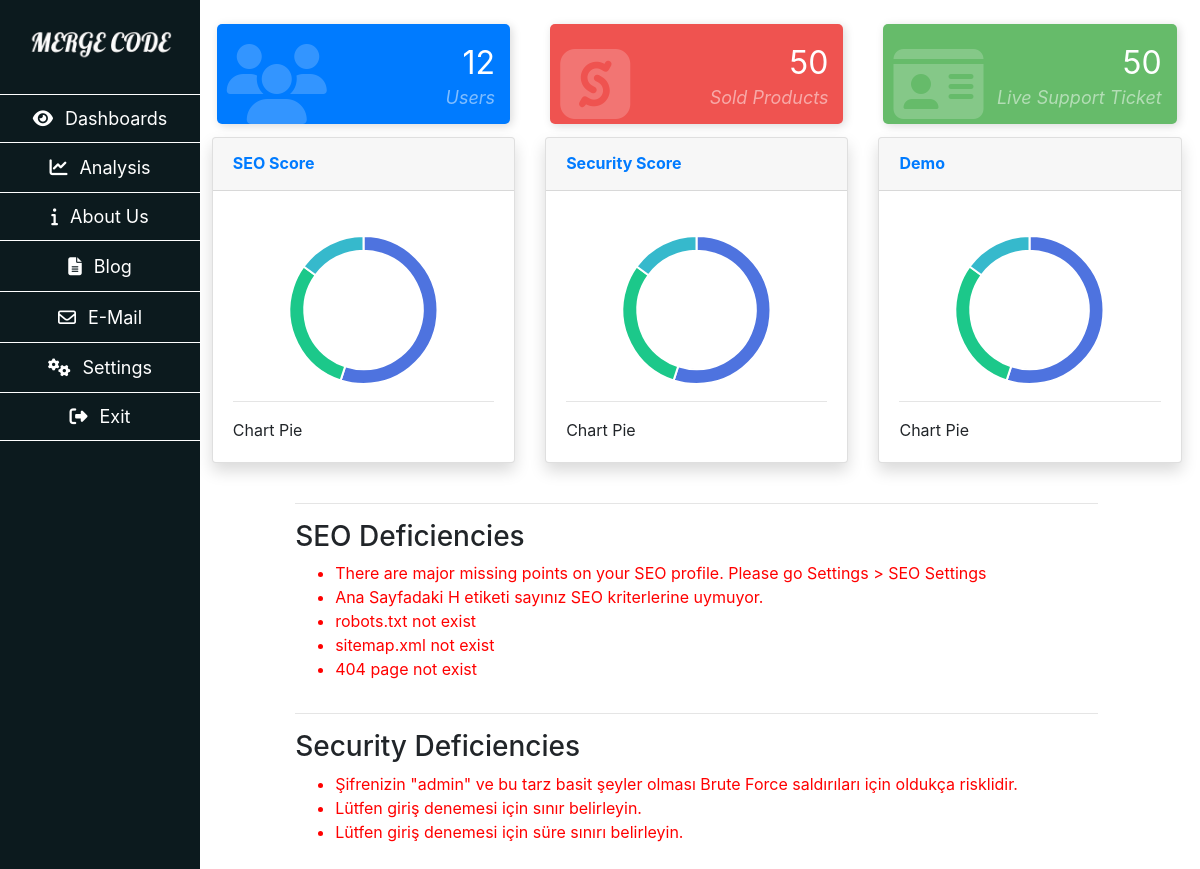
/mc-admin/index.php (signed in), run on an earlier commit of the app's database.
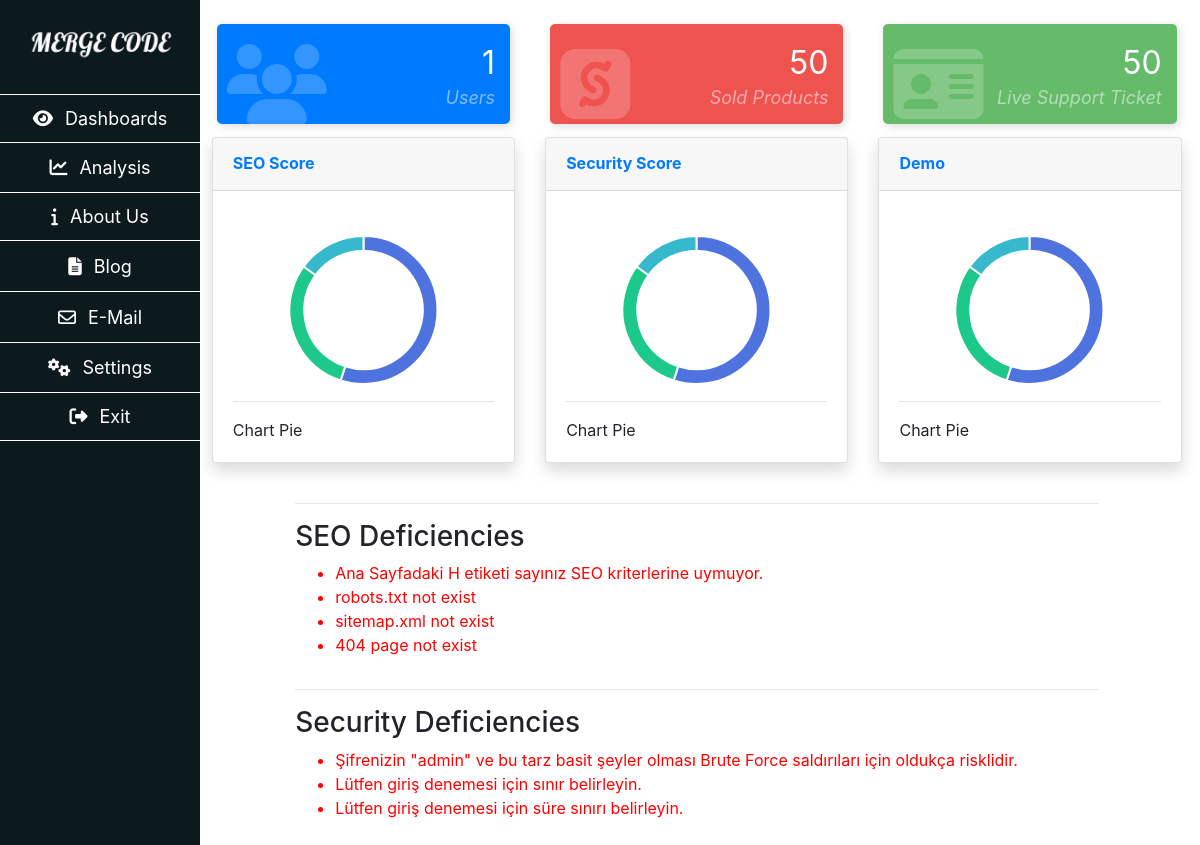
And on a later commit of the database.
### tables this page shows
CREATE TABLE IF NOT EXISTS `users` (
  `id` int(11) NOT NULL AUTO_INCREMENT,
  `username` varchar(25) NOT NULL,
  `password` varchar(32) NOT NULL,
  `email` varchar(100) NOT NULL,
  `email_status` int(11) NOT NULL DEFAULT '1',
  PRIMARY KEY (`id`),
  UNIQUE KEY `email` (`email`)
);

### mc-admin/index.php (the view, shortened to what the changed rows need)
<?php include("header.php");
	$user_query = $conn->query("SELECT * FROM users ORDER BY id DESC");
	while($read_user=mysqli_fetch_array($user_query)){
		$usersay = $read_user["id"];
		break;
	}
	$seo_query = $conn->query("SELECT * FROM seo");
	while ($read_seo = mysqli_fetch_array($seo_query)) {
		$title = $read_seo["title"];
		$descrip = $read_seo["descrip"];
		$keywords = $read_seo["keywords"];
		$analytics = $read_seo["analytics"];
	}
	$x = explode("\n",$read);
	for ($i=0, $h1=0; $i < $satirsay ; $i++) {
		if(stristr($x[$i], "<h1>")){
			$h1++;
		}
	}
	for ($i=0, $h2=0; $i < $satirsay ; $i++) {
		if(stristr($x[$i], "<h2>")){
			$h2++;
		}
	}
	for ($i=0, $h3=0; $i < $satirsay ; $i++) {
		if(stristr($x[$i], "<h3>")){
			$h3++;
		}
	}
	if($h1!=1 || $h2==0 || $h2>4 || $h3==0 || $h3>4 ){
		$h_error = 1;
	}
	else {
		$h_error = 0;
	}
?>
<div class="container-fluid h-100">
	<div class="row h-100">
			<?php include("sidebar-mobile.php"); ?>
		<div id="main-content" class="col-lg-10 col-md-10 col-sm-12 col-xs-12">
			<div class="row card-css">
	          	<div class="col-xl-4 col-md-4 col-sm-12 col-xs-12">
	            	<div class="card-counter primary">
	             		<i class="fa fa-users"></i>
	              		<span class="count-numbers"><?php echo $usersay; ?></span>
	              		<span class="count-name"><?php echo $lang["index-box-1"];?></span>
	            	</div>
	          	</div>
	        </div>
	        <div class="row justify-content-center">
	        	<div class="col-10">
		        	<ul>
			        	<?php
			        		if(!$title || !$descrip || !$keywords || !$analytics){
			        			echo '<li style="color: red;">'.$lang["missing-seo-content"].'</li>';
			        		}
			        		if($h_error){
			        			echo '<li style="color: red;">'.$lang["wrong-h-tag"].'</li>';
			        		}
			        		if(!file_exists("../robots.txt")){
			        			echo '<li style="color: red;">'.$lang["robots-txt-not-exist"].'</li>';
			        		}
			        		if(!file_exists("../sitemap.xml")){
			        			echo '<li style="color: red;">'.$lang["sitemap-xml-not-exist"].'</li>';
			        		}
			        		if(!file_exists("../404.php") && !file_exists("../404.html") && !file_exists("../404.htm")){
			        			echo '<li style="color: red;">'.$lang["404-not-exist"].'</li>';
			        		}
			        	?>
		        	</ul>
	        	</div>
	        </div>
		</div>
	</div>
</div>
<?php include("footer.php"); ?>

What changed in the data, as far as the page shows it:
removed users: id "12"
now on this page (row unchanged): users: id "1"
Also different on the page:
$lang["missing-seo-content"]: "There are major missing points on your SEO profile. Please go Settings > SEO Settings" → (not shown)
